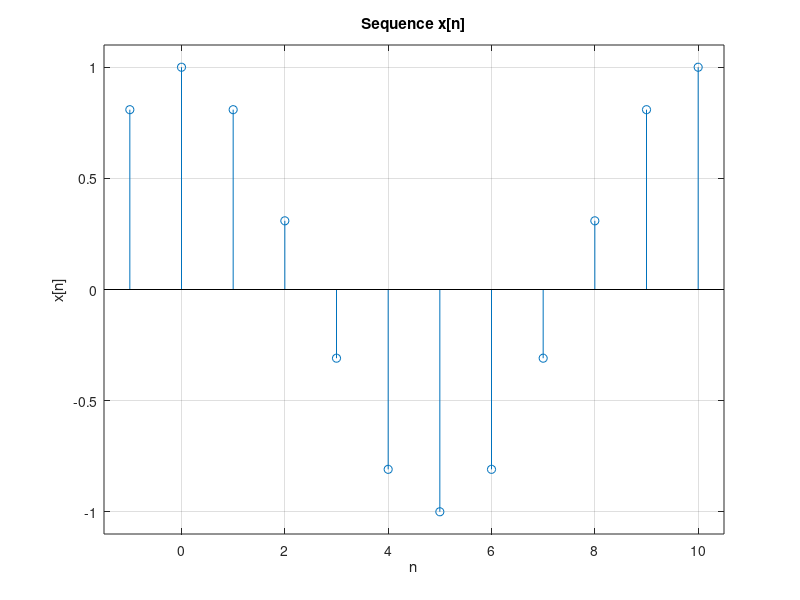
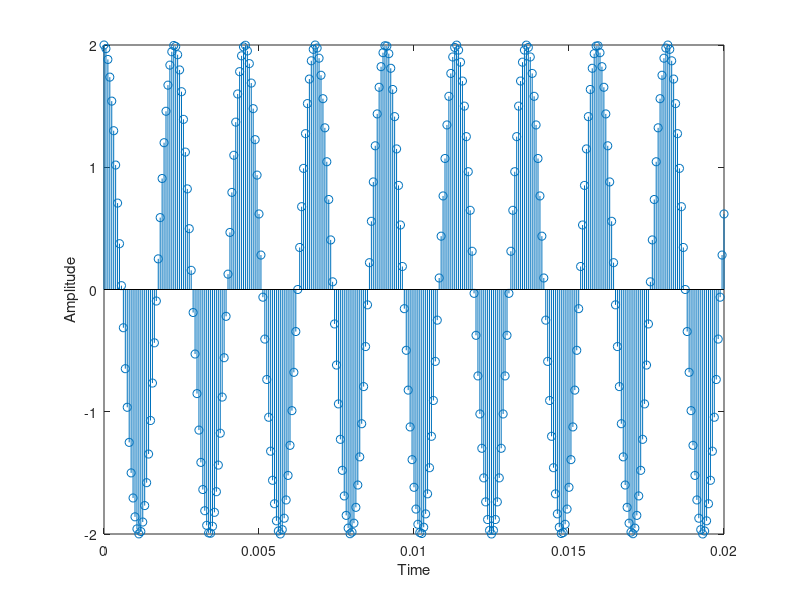
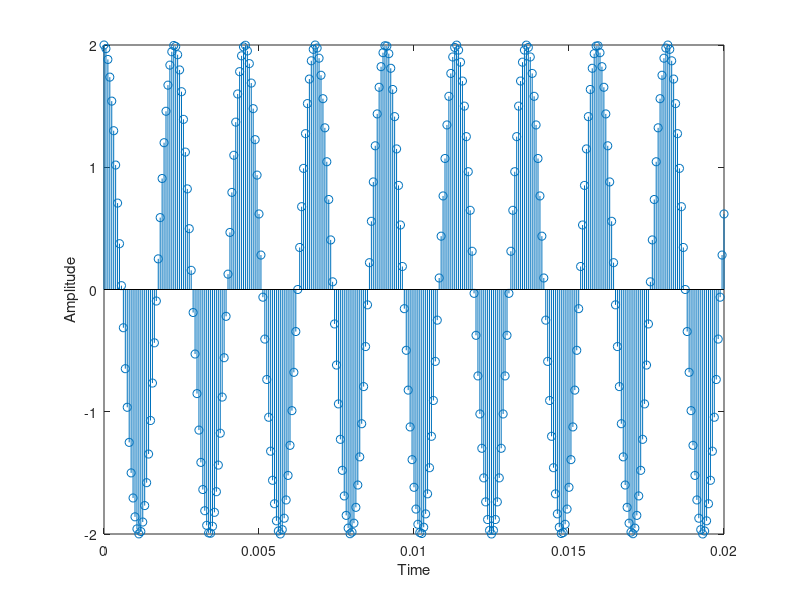

Write MATLAB code to recreate these figures, in order.
% A pure sinusoidal sequence can be written as
% x[n] = A * cos(?*n + ?) = A * cos(2*pi*(f/fs)*n + ?)
% 
% where ? = 2?f/fs is normalized angular frequency with frequency f and 
% sampling frequency fs , amplitude A, and phase shift ?.
%  
% The code for generating signal:
n = (-2 : 15);
A = 1;
theta = 0;
omega = 0.2*pi;
x = A * cos(omega * n + theta);
figure(1); clf; % open/activate Fig. 1, clean it
stem(n,x);
axis([-1.5 10.5 -1.1 1.1]); % zoom [xmin xmax ymin ymax]
grid on; xlabel('n'); ylabel('x[n]'); title('Sequence x[n]');


%% Task a)
% The sampling frequency tells us how many samples there are during one second.
% (How many values have been sampled in one second.)
% If the sampling frequency fs = 10000 Hz,
% (I) how many samples are they in 0.5 seconds?
% (II) how long would 20000 samples last in seconds?

% 10000 samples per 1 sec, then 0.5 sec gives 5000 samples
I = 5000;
% 10000 samples per 1 sec, then 20000 samples gives 2 sec
II = 2;


%% Task b)
% Generate a pure sinusoidal sequence whose frequency is f = 440 Hz, amplitude
% A = 2, length is 0.5 seconds, and sampling frequency is fs = 16000 Hz.
% Visualize it with stem and plot so that figure shows signal 
% from 0 to 0.02 seconds , and listen with soundsc(x, fs).
fs = 16000;
dt = 1/fs;
t = (0:dt:0.5);
A = 2;

f1 = 440;
x1 = A * cos(2 * pi * f1 * t + theta);

figure(2);
stem(t,x1);
xlabel('Time');
ylabel('Amplitude');
axis([0 0.02 -2 2]);
soundsc(x1, fs);




%% Task c)
% Do the same but now f = 15560 Hz.
f2 = 15560;
x2 = A * cos(2 * pi * f2 * t + theta);

figure(3);
stem(t,x2);
xlabel('Time');
ylabel('Amplitude');
axis([0 0.02 -2 2]);
soundsc(x2, fs);





